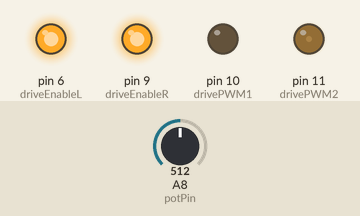
This sketch was run on a simulated Arduino Mega 2560, built with avr-gcc and run on an emulated ATmega2560. On the bench: output pins drawn as LEDs (lit = HIGH). The test bench sets the inputs (shaded band); at power-on: A8 (potPin) = 512.

Above: at 0.8 s.
0.9 s: A8 (potPin) set to 480
Timing chart, 0 to 3.9 s (numbered marks = the images above; inputs shaded):
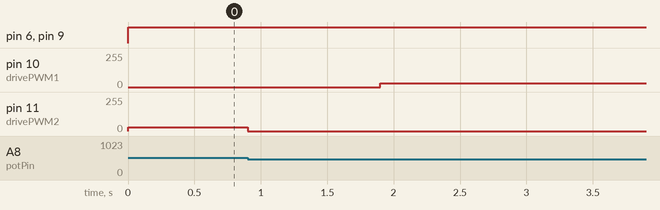

The sketch:

test_balance.ino
```cpp
#define drivePWM1 10
#define drivePWM2 11
#define driveEnableR 9
#define driveEnableL 6

#define RIGHT 1
#define LEFT 2
#define STRAIGHT 0

#define potPin A8


void turn(int dir){
  if(dir==RIGHT){
        int pot = analogRead(potPin);
        analogWrite(drivePWM1, 0);
        analogWrite(drivePWM2, 30);
        while (pot>490)
        {
         pot = analogRead(potPin);
        }
        analogWrite(drivePWM1, 0);
        analogWrite(drivePWM2, 0);
  }
  else if(dir==LEFT){
        int pot = analogRead(potPin);
        analogWrite(drivePWM1, 30);
        analogWrite(drivePWM2, 0);
        while (pot<530)
        {
         pot = analogRead(potPin);
        }
        analogWrite(drivePWM1, 0);
        analogWrite(drivePWM2, 0);
  }
  else{
        int pot = analogRead(potPin);
        while (pot< 510 || pot > 520){
            pot = analogRead(potPin);
            if (pot < 510)
            {
                analogWrite(drivePWM1, 30); //left
                analogWrite(drivePWM2, 0);
            }
            if (pot > 520)
            {
                analogWrite(drivePWM1, 0);
                analogWrite(drivePWM2, 30); //right
            }
        }

        analogWrite(drivePWM1, 0);
        analogWrite(drivePWM2, 0);
  }
}


void setup()
{
    Serial.begin(9600);
    pinMode(drivePWM1, OUTPUT);
    pinMode(drivePWM2, OUTPUT);
    pinMode(driveEnableR, OUTPUT);
    pinMode(driveEnableL, OUTPUT);
    pinMode( potPin, INPUT );

    digitalWrite(drivePWM1, LOW);
    digitalWrite(drivePWM2, LOW);


    digitalWrite(driveEnableL, HIGH);
    digitalWrite(driveEnableR, HIGH);

    turn(RIGHT);
    delay(1000);
    turn(STRAIGHT);

}

void loop()
{
    delay(1000);
}

//right:437
//450
//left:475
```

Measured:
- after the input at 0.9 s, pin 10 (drivePWM1): 0/255 → 30/255 after 1.0 s; pin 11 (drivePWM2): 30/255 → 0/255 at once
